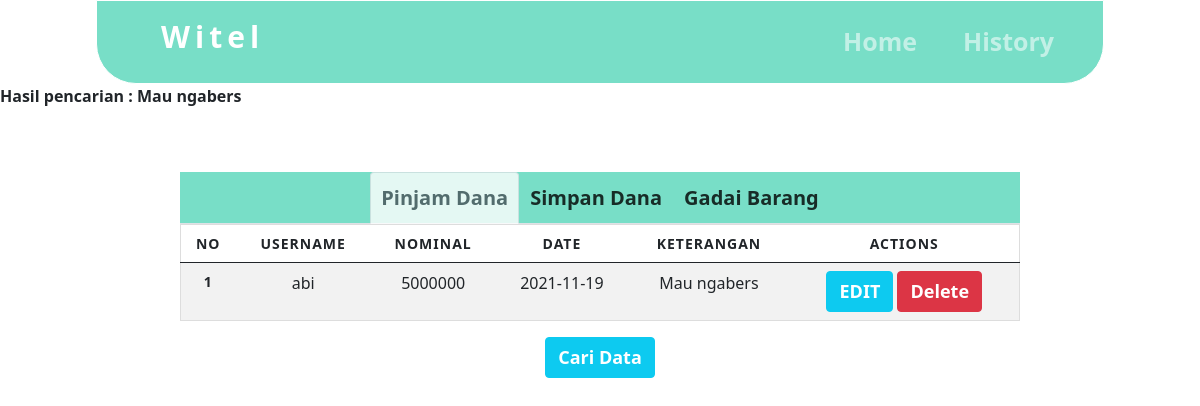
Page /history.php?cari=Mau ngabers on the committed database.
### tables this page shows
CREATE TABLE `pinjam` (
  `id_pinjam` int(20) NOT NULL,
  `username` varchar(20) NOT NULL,
  `nominal` int(20) NOT NULL,
  `date` date NOT NULL,
  `keterangan` text NOT NULL,
  `cicil` int(20) NOT NULL
);

### history.php (the view, shortened to what this page needs)
<?php
$sessionuser = $_SESSION['username'];
?>
<!DOCTYPE html>
<html>
<head>
	<link href="https://cdn.jsdelivr.net/npm/bootstrap@5.0.2/dist/css/bootstrap.min.css" rel="stylesheet">
</head>
<body>
	<nav id="web-navbar" style="color: #0F044C;" class="cont-nav navbar navbar-expand-lg navbar-dark  py-2">
		<a class="navbar-brand witel" href="index.php">Witel</a>
		<div class="collapse navbar-collapse" id="navbarSupportedContent">
			<ul class="navbar-nav ml-auto container-textt">
				<li class="nav-item active">
					<a class="textt nav-link" href="index.php">Home</a>
				</li>
				<li class="nav-item">
					<a class=" textt nav-link" onclick="return invalid(this)" href="history.php?user=<?php echo $sessionuser ?>">History</a>
				</li>
				<li class="nav-item">
					<a href="#">
						<p class=" textt nav-link"><?php echo $sessionuser ?></p>
					</a>
				</li>
			</ul>
		</div>
	</nav>
	<?php
	if (isset($_GET['cari'])) {
		$cari = $_GET['cari'];
		echo "<b>Hasil pencarian : " . $cari . "</b>";
	}
	?>
	<div class="container-his">
		<div class="nav nav-tabs" id="nav-tab" role="tablist" style="background-color: #78DEC7;">
			<button class="nav-link simpin active" onclick="active" id="nav-home-tab" data-bs-toggle="tab" data-bs-target="#nav-home" type="button" role="tab" aria-controls="nav-home" aria-selected="true">
				Pinjam Dana
			</button>
			<button class="nav-link simpin" id="nav-profile-tab" data-bs-toggle="tab" data-bs-target="#nav-profile" type="button" role="tab" aria-controls="nav-profile" aria-selected="false">
				Simpan Dana
			</button>
			<button class="nav-link simpin" id="nav-non-tab" data-bs-toggle="tab" data-bs-target="#nav-non" type="button" role="tab" aria-controls="nav-non" aria-selected="false">
				Gadai Barang
			</button>
		</div>
		<div class="tab-content" id="nav-tabContent">
			<div class="tab-pane fade show active" id="nav-home" role="tabpanel" aria-labelledby="nav-home-tab">
				<table class="table table-striped">
					<thead>
						<tr>
							<th scope="col">No</th>
							<th scope="col">Username</th>
							<th scope="col">Nominal</th>
							<th scope="col">Date</th>
							<th scope="col">Keterangan</th>
							<th scope="col">Actions</th>
						</tr>
					</thead>
					<?php
					include 'config.php';
					$data = mysqli_query($connect, "SELECT * from pinjam where username like '$sessionuser'");
					if (isset($_GET['cari'])) {
						$cari = $_GET['cari'];
						$data = mysqli_query($connect, "SELECT * from pinjam where keterangan like '%" . $cari . "%'");
					} else {
						$data = mysqli_query($connect, "SELECT * from pinjam where username like '$sessionuser'");
					}
					$no = 1;
					while ($d = mysqli_fetch_array($data)) {
					?>
						<tr>
							<th scope="row"><?php echo $no++; ?></th>
							<td><?php echo $d['username']; ?>
							<td><?php echo $d['nominal']; ?></td>
							<td><?php echo $d['date']; ?></td>
							<td><?php echo $d['keterangan']; ?></td>
							<td>
								<button type="button" class="btn btn-info"><a href="pinjam/edit-pinjam.php?id=<?php echo $d['id_pinjam']; ?>">EDIT</a></button>
								<button type="button" class="btn btn-danger"><a href="proses.php?action=deletepinjam&id=<?php echo $d['id_pinjam']; ?>" onclick="alert('Berhasil Menghapus Data')">Delete</a></button>
							</td>
						</tr>
					<?php
					}
					?>
				</table>
			</div>
			<div class="container">
				<button type="button" class="btn btn-info"><a href="search.php">Cari Data</a></button>
			</div>
		</div>
	</div>
</body>
</html>

### history.php (style rules this page uses)
body { background-color: #ffff; }
.cont-nav { border: 1px solid white; margin-right: 10vw; margin-left: 10vw; background: #78DEC7; }
.textt { font-size: 24px; font-weight: 600; word-spacing: 20px; margin: 0px 15px 0px 15px; }
.cont-nav { margin-right: 8vw; margin-left: 8vw; background: #78DEC7; border-bottom-right-radius: 40px; border-bottom-left-radius: 40px; }
a, a .nav-link { text-decoration: none !important; }
.witel { letter-spacing: 5px; font-size: 30px; padding-left: 4rem; padding-bottom: 1rem; }
@media only screen and (max-width: 1460px) { * { transition: .6s; } }
@media only screen and (max-width: 1460px) { .textt { position: relative; left: -13%; } }
@media only screen and (max-width: 1260px) { .textt { position: relative; left: 27%; } }
.textt { box-sizing: border-box; padding: 10px; text-align: justify; font-size: 25PX; position: relative; left: 45vw; }
.container-his { box-sizing: border-box; width: 70%; position: relative; left: 15%; margin-top: 4rem; height: auto; }
.simpin { font-size: 20px; font-weight: 600; padding: 10px; color: black; opacity: 0.8; }
.nav { display: flex; justify-content: center; }
a { text-decoration: none; color: #ffff; font-size: 18px; font-weight: 600; }
table { border: 1px solid #ccc; border-collapse: collapse; margin: 0; padding: 0; width: 100%; }
table tr { border: 1px solid #ddd; padding: 5px; }
table th, table td { padding: 10px; text-align: center; }
table th { font-size: 14px; letter-spacing: 1px; text-transform: uppercase; }
.container { display: flex; justify-content: center }

### rows in the picture
pinjam: username "abi", nominal "5000000", date "2021-11-19", keterangan "Mau ngabers"

### other values in the picture
$cari "Mau ngabers"
